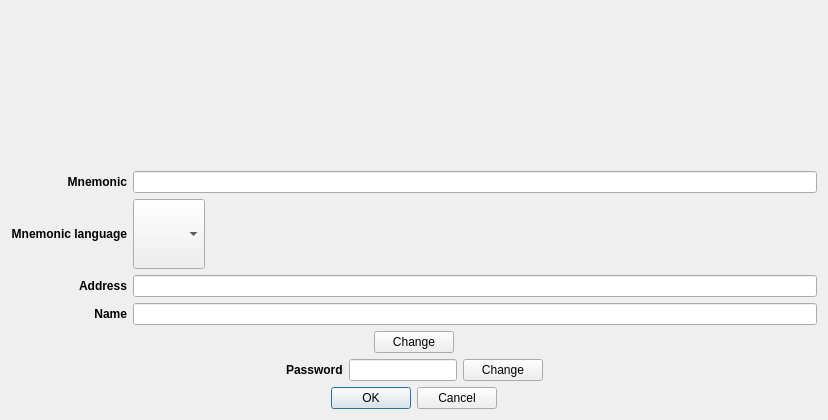
<?xml version="1.0" encoding="UTF-8"?>
<ui version="4.0">
 <class>AccountCreateDialog</class>
 <widget class="QDialog" name="AccountCreateDialog">
  <property name="geometry">
   <rect>
    <x>0</x>
    <y>0</y>
    <width>828</width>
    <height>420</height>
   </rect>
  </property>
  <property name="windowTitle">
   <string>Create account</string>
  </property>
  <layout class="QVBoxLayout" name="verticalLayout">
   <item alignment="Qt::AlignHCenter">
    <widget class="QLabel" name="imagelabel">
     <property name="sizePolicy">
      <sizepolicy hsizetype="Preferred" vsizetype="Preferred">
       <horstretch>0</horstretch>
       <verstretch>0</verstretch>
      </sizepolicy>
     </property>
     <property name="minimumSize">
      <size>
       <width>0</width>
       <height>0</height>
      </size>
     </property>
     <property name="maximumSize">
      <size>
       <width>200</width>
       <height>200</height>
      </size>
     </property>
     <property name="sizeIncrement">
      <size>
       <width>0</width>
       <height>0</height>
      </size>
     </property>
     <property name="baseSize">
      <size>
       <width>0</width>
       <height>0</height>
      </size>
     </property>
     <property name="text">
      <string/>
     </property>
     <property name="pixmap">
      <pixmap resource="../../icons/tikka.slots.pyqt.resources.icons.index.qrc">:/images/safe_background</pixmap>
     </property>
     <property name="scaledContents">
      <bool>true</bool>
     </property>
     <property name="alignment">
      <set>Qt::AlignCenter</set>
     </property>
    </widget>
   </item>
   <item>
    <layout class="QGridLayout" name="gridLayout">
     <item row="2" column="0">
      <widget class="QLabel" name="addressLabel">
       <property name="font">
        <font>
         <weight>75</weight>
         <bold>true</bold>
        </font>
       </property>
       <property name="text">
        <string>Address</string>
       </property>
       <property name="alignment">
        <set>Qt::AlignRight|Qt::AlignTrailing|Qt::AlignVCenter</set>
       </property>
      </widget>
     </item>
     <item row="2" column="1">
      <widget class="QLineEdit" name="addressLineEdit">
       <property name="readOnly">
        <bool>true</bool>
       </property>
      </widget>
     </item>
     <item row="3" column="0">
      <widget class="QLabel" name="nameLabel">
       <property name="font">
        <font>
         <weight>75</weight>
         <bold>true</bold>
        </font>
       </property>
       <property name="text">
        <string>Name</string>
       </property>
       <property name="alignment">
        <set>Qt::AlignRight|Qt::AlignTrailing|Qt::AlignVCenter</set>
       </property>
      </widget>
     </item>
     <item row="1" column="0">
      <widget class="QLabel" name="mnemonicLanguageLabel">
       <property name="font">
        <font>
         <weight>75</weight>
         <italic>false</italic>
         <bold>true</bold>
        </font>
       </property>
       <property name="text">
        <string>Mnemonic language</string>
       </property>
       <property name="alignment">
        <set>Qt::AlignRight|Qt::AlignTrailing|Qt::AlignVCenter</set>
       </property>
      </widget>
     </item>
     <item row="0" column="1">
      <widget class="QLineEdit" name="mnemonicLineEdit">
       <property name="readOnly">
        <bool>true</bool>
       </property>
      </widget>
     </item>
     <item row="1" column="1">
      <widget class="QComboBox" name="mnemonicLanguageComboBox">
       <property name="sizePolicy">
        <sizepolicy hsizetype="Fixed" vsizetype="Preferred">
         <horstretch>0</horstretch>
         <verstretch>0</verstretch>
        </sizepolicy>
       </property>
      </widget>
     </item>
     <item row="0" column="0">
      <widget class="QLabel" name="mnemonicLabel">
       <property name="font">
        <font>
         <weight>75</weight>
         <bold>true</bold>
        </font>
       </property>
       <property name="text">
        <string>Mnemonic</string>
       </property>
       <property name="alignment">
        <set>Qt::AlignRight|Qt::AlignTrailing|Qt::AlignVCenter</set>
       </property>
      </widget>
     </item>
     <item row="3" column="1">
      <widget class="QLineEdit" name="nameLineEdit"/>
     </item>
    </layout>
   </item>
   <item alignment="Qt::AlignHCenter">
    <widget class="QPushButton" name="changeButton">
     <property name="sizePolicy">
      <sizepolicy hsizetype="Fixed" vsizetype="Fixed">
       <horstretch>7</horstretch>
       <verstretch>0</verstretch>
      </sizepolicy>
     </property>
     <property name="text">
      <string>Change</string>
     </property>
     <property name="icon">
      <iconset resource="../../icons/tikka.slots.pyqt.resources.icons.index.qrc">
       <normaloff>:/icons/refresh_icon</normaloff>:/icons/refresh_icon</iconset>
     </property>
    </widget>
   </item>
   <item>
    <layout class="QHBoxLayout" name="horizontalLayout">
     <item>
      <spacer name="horizontalSpacer">
       <property name="orientation">
        <enum>Qt::Horizontal</enum>
       </property>
       <property name="sizeHint" stdset="0">
        <size>
         <width>40</width>
         <height>20</height>
        </size>
       </property>
      </spacer>
     </item>
     <item>
      <widget class="QLabel" name="passwordLabel">
       <property name="sizePolicy">
        <sizepolicy hsizetype="Fixed" vsizetype="Preferred">
         <horstretch>0</horstretch>
         <verstretch>0</verstretch>
        </sizepolicy>
       </property>
       <property name="sizeIncrement">
        <size>
         <width>0</width>
         <height>0</height>
        </size>
       </property>
       <property name="font">
        <font>
         <weight>75</weight>
         <bold>true</bold>
        </font>
       </property>
       <property name="text">
        <string>Password</string>
       </property>
       <property name="alignment">
        <set>Qt::AlignLeading|Qt::AlignLeft|Qt::AlignVCenter</set>
       </property>
      </widget>
     </item>
     <item>
      <widget class="QLineEdit" name="passwordLineEdit">
       <property name="sizePolicy">
        <sizepolicy hsizetype="Fixed" vsizetype="Fixed">
         <horstretch>0</horstretch>
         <verstretch>0</verstretch>
        </sizepolicy>
       </property>
       <property name="maxLength">
        <number>20</number>
       </property>
       <property name="alignment">
        <set>Qt::AlignCenter</set>
       </property>
       <property name="readOnly">
        <bool>true</bool>
       </property>
      </widget>
     </item>
     <item>
      <widget class="QPushButton" name="passwordChangeButton">
       <property name="sizePolicy">
        <sizepolicy hsizetype="Fixed" vsizetype="Fixed">
         <horstretch>0</horstretch>
         <verstretch>0</verstretch>
        </sizepolicy>
       </property>
       <property name="text">
        <string>Change</string>
       </property>
       <property name="icon">
        <iconset resource="../../icons/tikka.slots.pyqt.resources.icons.index.qrc">
         <normaloff>:/icons/refresh_icon</normaloff>:/icons/refresh_icon</iconset>
       </property>
      </widget>
     </item>
     <item>
      <spacer name="horizontalSpacer_2">
       <property name="orientation">
        <enum>Qt::Horizontal</enum>
       </property>
       <property name="sizeHint" stdset="0">
        <size>
         <width>40</width>
         <height>20</height>
        </size>
       </property>
      </spacer>
     </item>
    </layout>
   </item>
   <item alignment="Qt::AlignHCenter">
    <widget class="QDialogButtonBox" name="buttonBox">
     <property name="orientation">
      <enum>Qt::Horizontal</enum>
     </property>
     <property name="standardButtons">
      <set>QDialogButtonBox::Cancel|QDialogButtonBox::Ok</set>
     </property>
    </widget>
   </item>
  </layout>
 </widget>
 <resources>
  <include location="../../icons/tikka.slots.pyqt.resources.icons.index.qrc"/>
 </resources>
 <connections>
  <connection>
   <sender>buttonBox</sender>
   <signal>accepted()</signal>
   <receiver>AccountCreateDialog</receiver>
   <slot>accept()</slot>
   <hints>
    <hint type="sourcelabel">
     <x>248</x>
     <y>254</y>
    </hint>
    <hint type="destinationlabel">
     <x>157</x>
     <y>274</y>
    </hint>
   </hints>
  </connection>
  <connection>
   <sender>buttonBox</sender>
   <signal>rejected()</signal>
   <receiver>AccountCreateDialog</receiver>
   <slot>reject()</slot>
   <hints>
    <hint type="sourcelabel">
     <x>316</x>
     <y>260</y>
    </hint>
    <hint type="destinationlabel">
     <x>286</x>
     <y>274</y>
    </hint>
   </hints>
  </connection>
 </connections>
</ui>
